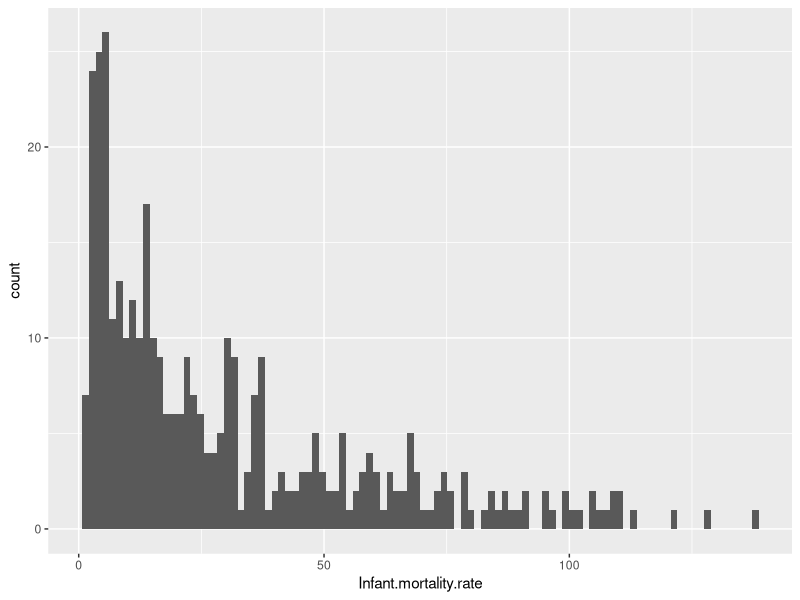
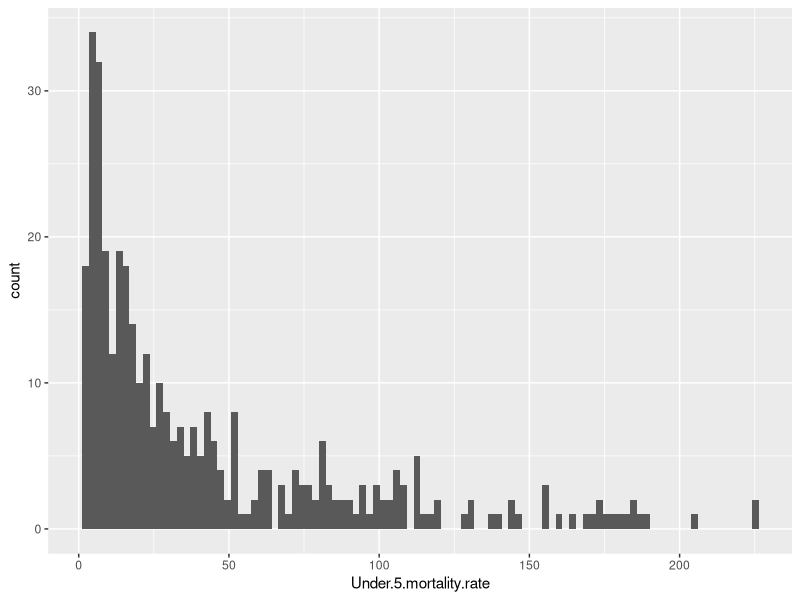
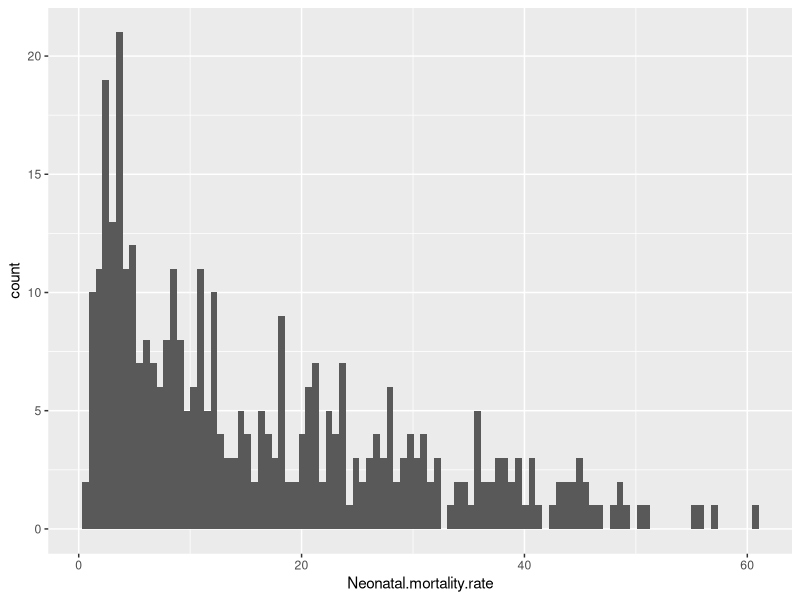
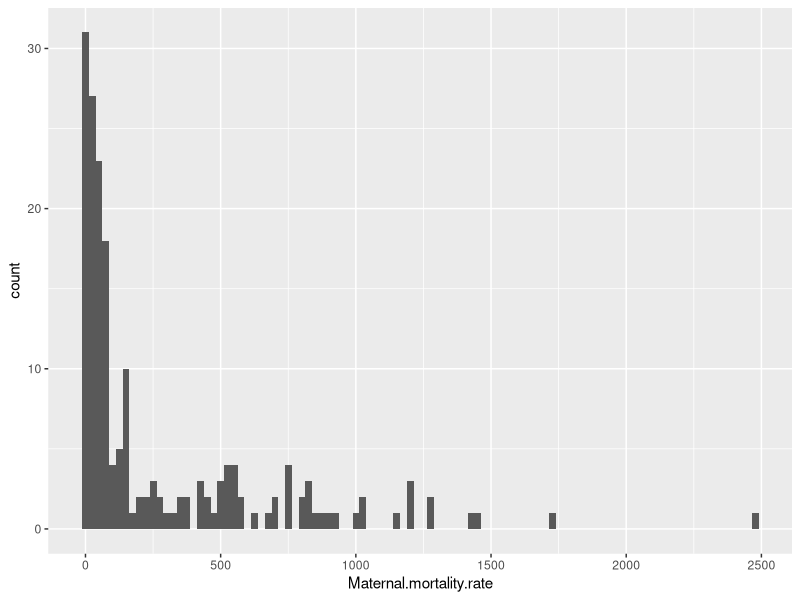

Write the R code that produced these figures, in order.
## ---- chunk 1
library(tidyverse) 
library(here)
## ---- chunk 2
data <- read.csv(here("data","final_analytical_data.csv"), row.names = NULL)
## ---- chunk 3
head(data) # First 6 rows of data
## ---- chunk 4
tail(data) # Last 6 rows of data
## ---- chunk 5
set.seed(7001)
data %>% slice_sample(n = 6)
## ---- chunk 6
glimpse(data)
## ---- chunk 7
summary(data)
## ---- chunk 8
data = data %>% mutate(armed.conflict = as.factor(armed.conflict), OECD = as.factor(OECD), OECD2023 = as.factor(OECD2023), Drought = as.factor(Drought), Earthquake = as.factor(Earthquake) )
## ---- chunk 9
data %>% 
  ggplot(aes(x = Infant.mortality.rate)) +
  geom_histogram(bins = 100)
data %>% 
  ggplot(aes(x = Under.5.mortality.rate)) +
  geom_histogram(bins = 100)
data %>% 
  ggplot(aes(x = Neonatal.mortality.rate)) +
  geom_histogram(bins = 100)
data %>% 
  ggplot(aes(x = Maternal.mortality.rate)) +
  geom_histogram(bins = 100)
